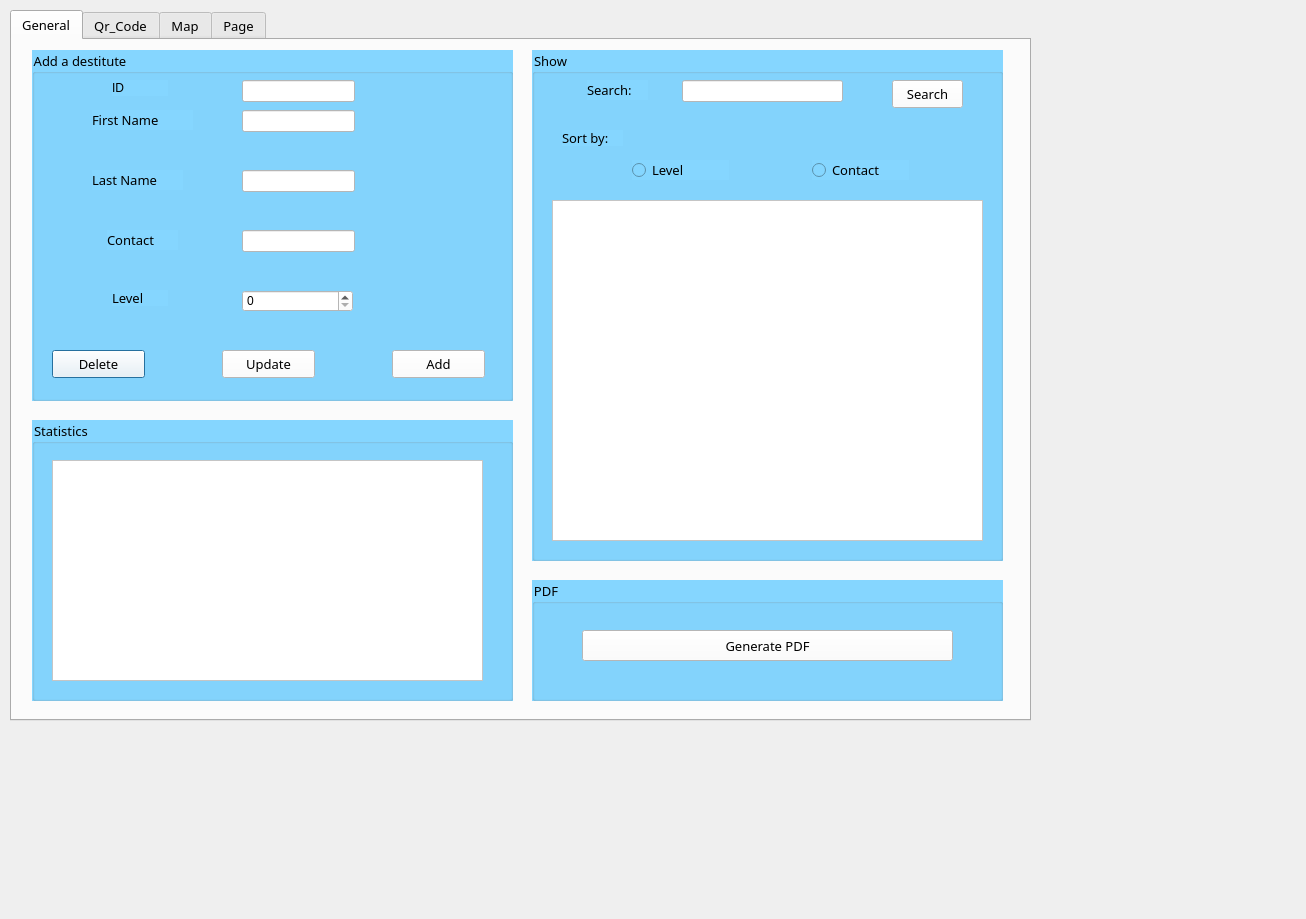
<?xml version="1.0" encoding="UTF-8"?>
<ui version="4.0">
 <class>Destitute</class>
 <widget class="QDialog" name="Destitute">
  <property name="geometry">
   <rect>
    <x>0</x>
    <y>0</y>
    <width>1306</width>
    <height>919</height>
   </rect>
  </property>
  <property name="windowTitle">
   <string>Dialog</string>
  </property>
  <widget class="QWidget" name="layoutWidget">
   <property name="geometry">
    <rect>
     <x>410</x>
     <y>520</y>
     <width>2</width>
     <height>2</height>
    </rect>
   </property>
   <layout class="QVBoxLayout" name="verticalLayout_3"/>
  </widget>
  <widget class="QTabWidget" name="tabWidget">
   <property name="geometry">
    <rect>
     <x>10</x>
     <y>10</y>
     <width>1021</width>
     <height>711</height>
    </rect>
   </property>
   <property name="font">
    <font>
     <family>Poppins</family>
     <pointsize>10</pointsize>
    </font>
   </property>
   <property name="tabPosition">
    <enum>QTabWidget::North</enum>
   </property>
   <property name="currentIndex">
    <number>0</number>
   </property>
   <widget class="QWidget" name="tab">
    <attribute name="title">
     <string>General</string>
    </attribute>
    <widget class="QGroupBox" name="groupBox_4">
     <property name="geometry">
      <rect>
       <x>20</x>
       <y>10</y>
       <width>481</width>
       <height>351</height>
      </rect>
     </property>
     <property name="palette">
      <palette>
       <active>
        <colorrole role="Button">
         <brush brushstyle="SolidPattern">
          <color alpha="255">
           <red>133</red>
           <green>214</green>
           <blue>255</blue>
          </color>
         </brush>
        </colorrole>
        <colorrole role="Base">
         <brush brushstyle="SolidPattern">
          <color alpha="255">
           <red>133</red>
           <green>214</green>
           <blue>255</blue>
          </color>
         </brush>
        </colorrole>
        <colorrole role="Window">
         <brush brushstyle="SolidPattern">
          <color alpha="255">
           <red>133</red>
           <green>214</green>
           <blue>255</blue>
          </color>
         </brush>
        </colorrole>
       </active>
       <inactive>
        <colorrole role="Button">
         <brush brushstyle="SolidPattern">
          <color alpha="255">
           <red>133</red>
           <green>214</green>
           <blue>255</blue>
          </color>
         </brush>
        </colorrole>
        <colorrole role="Base">
         <brush brushstyle="SolidPattern">
          <color alpha="255">
           <red>133</red>
           <green>214</green>
           <blue>255</blue>
          </color>
         </brush>
        </colorrole>
        <colorrole role="Window">
         <brush brushstyle="SolidPattern">
          <color alpha="255">
           <red>133</red>
           <green>214</green>
           <blue>255</blue>
          </color>
         </brush>
        </colorrole>
       </inactive>
       <disabled>
        <colorrole role="Button">
         <brush brushstyle="SolidPattern">
          <color alpha="255">
           <red>133</red>
           <green>214</green>
           <blue>255</blue>
          </color>
         </brush>
        </colorrole>
        <colorrole role="Base">
         <brush brushstyle="SolidPattern">
          <color alpha="255">
           <red>133</red>
           <green>214</green>
           <blue>255</blue>
          </color>
         </brush>
        </colorrole>
        <colorrole role="Window">
         <brush brushstyle="SolidPattern">
          <color alpha="255">
           <red>133</red>
           <green>214</green>
           <blue>255</blue>
          </color>
         </brush>
        </colorrole>
       </disabled>
      </palette>
     </property>
     <property name="font">
      <font>
       <family>Poppins</family>
       <pointsize>10</pointsize>
      </font>
     </property>
     <property name="styleSheet">
      <string notr="true">background-color: rgb(133, 214, 255);</string>
     </property>
     <property name="title">
      <string>Add a destitute</string>
     </property>
     <widget class="QLabel" name="label_7">
      <property name="geometry">
       <rect>
        <x>60</x>
        <y>60</y>
        <width>101</width>
        <height>20</height>
       </rect>
      </property>
      <property name="font">
       <font>
        <family>Poppins</family>
        <pointsize>10</pointsize>
       </font>
      </property>
      <property name="text">
       <string>First Name</string>
      </property>
     </widget>
     <widget class="QLabel" name="label_8">
      <property name="geometry">
       <rect>
        <x>60</x>
        <y>120</y>
        <width>91</width>
        <height>20</height>
       </rect>
      </property>
      <property name="font">
       <font>
        <family>Poppins</family>
        <pointsize>10</pointsize>
       </font>
      </property>
      <property name="text">
       <string>Last Name</string>
      </property>
     </widget>
     <widget class="QLabel" name="label_9">
      <property name="geometry">
       <rect>
        <x>75</x>
        <y>180</y>
        <width>71</width>
        <height>20</height>
       </rect>
      </property>
      <property name="font">
       <font>
        <family>Poppins</family>
        <pointsize>10</pointsize>
       </font>
      </property>
      <property name="text">
       <string>Contact</string>
      </property>
     </widget>
     <widget class="QLabel" name="label_10">
      <property name="geometry">
       <rect>
        <x>80</x>
        <y>240</y>
        <width>56</width>
        <height>16</height>
       </rect>
      </property>
      <property name="font">
       <font>
        <family>Poppins</family>
        <pointsize>10</pointsize>
       </font>
      </property>
      <property name="text">
       <string>Level</string>
      </property>
     </widget>
     <widget class="QLineEdit" name="the_firstname">
      <property name="geometry">
       <rect>
        <x>210</x>
        <y>60</y>
        <width>113</width>
        <height>22</height>
       </rect>
      </property>
      <property name="styleSheet">
       <string notr="true">background-color: rgb(255, 255, 255);</string>
      </property>
     </widget>
     <widget class="QLineEdit" name="the_lastname">
      <property name="geometry">
       <rect>
        <x>210</x>
        <y>120</y>
        <width>113</width>
        <height>22</height>
       </rect>
      </property>
      <property name="styleSheet">
       <string notr="true">background-color: rgb(255, 255, 255);</string>
      </property>
     </widget>
     <widget class="QLineEdit" name="the_contact">
      <property name="geometry">
       <rect>
        <x>210</x>
        <y>180</y>
        <width>113</width>
        <height>22</height>
       </rect>
      </property>
      <property name="styleSheet">
       <string notr="true">background-color: rgb(255, 255, 255);</string>
      </property>
     </widget>
     <widget class="QSpinBox" name="the_level">
      <property name="geometry">
       <rect>
        <x>210</x>
        <y>240</y>
        <width>111</width>
        <height>22</height>
       </rect>
      </property>
      <property name="styleSheet">
       <string notr="true">background-color: rgb(255, 255, 255);</string>
      </property>
      <property name="maximum">
       <number>5</number>
      </property>
     </widget>
     <widget class="QPushButton" name="pb_delete">
      <property name="geometry">
       <rect>
        <x>20</x>
        <y>300</y>
        <width>93</width>
        <height>28</height>
       </rect>
      </property>
      <property name="font">
       <font>
        <family>Poppins</family>
        <pointsize>10</pointsize>
       </font>
      </property>
      <property name="styleSheet">
       <string notr="true">background-color: rgb(255, 255, 255);</string>
      </property>
      <property name="text">
       <string>Delete</string>
      </property>
     </widget>
     <widget class="QPushButton" name="pb_update">
      <property name="geometry">
       <rect>
        <x>190</x>
        <y>300</y>
        <width>93</width>
        <height>28</height>
       </rect>
      </property>
      <property name="font">
       <font>
        <family>Poppins</family>
        <pointsize>10</pointsize>
       </font>
      </property>
      <property name="styleSheet">
       <string notr="true">background-color: rgb(255, 255, 255);
alternate-background-color: rgb(255, 255, 255);</string>
      </property>
      <property name="text">
       <string>Update</string>
      </property>
     </widget>
     <widget class="QPushButton" name="pb_add">
      <property name="geometry">
       <rect>
        <x>360</x>
        <y>300</y>
        <width>93</width>
        <height>28</height>
       </rect>
      </property>
      <property name="font">
       <font>
        <family>Poppins</family>
        <pointsize>10</pointsize>
       </font>
      </property>
      <property name="styleSheet">
       <string notr="true">background-color: rgb(255, 255, 255);</string>
      </property>
      <property name="text">
       <string>Add</string>
      </property>
     </widget>
     <widget class="QGroupBox" name="groupBox_11">
      <property name="geometry">
       <rect>
        <x>540</x>
        <y>520</y>
        <width>471</width>
        <height>121</height>
       </rect>
      </property>
      <property name="styleSheet">
       <string notr="true">
background-color: rgb(133, 214, 255);</string>
      </property>
      <property name="title">
       <string>PDF</string>
      </property>
      <widget class="QPushButton" name="pushButton_pdf_4">
       <property name="geometry">
        <rect>
         <x>50</x>
         <y>50</y>
         <width>371</width>
         <height>31</height>
        </rect>
       </property>
       <property name="styleSheet">
        <string notr="true">background-color: rgb(255, 255, 255);
background-color: rgb(255, 255, 255);</string>
       </property>
       <property name="text">
        <string>Generate PDF</string>
       </property>
       <property name="checkable">
        <bool>false</bool>
       </property>
      </widget>
     </widget>
     <widget class="QGroupBox" name="groupBox_10">
      <property name="geometry">
       <rect>
        <x>540</x>
        <y>-10</y>
        <width>471</width>
        <height>511</height>
       </rect>
      </property>
      <property name="styleSheet">
       <string notr="true">
border-color: rgb(0, 0, 0);
background-color: rgb(133, 214, 255);</string>
      </property>
      <property name="title">
       <string>Show</string>
      </property>
      <widget class="QLabel" name="label_19">
       <property name="geometry">
        <rect>
         <x>60</x>
         <y>30</y>
         <width>56</width>
         <height>16</height>
        </rect>
       </property>
       <property name="text">
        <string>Search:</string>
       </property>
      </widget>
      <widget class="QLineEdit" name="lineEdit_4">
       <property name="geometry">
        <rect>
         <x>150</x>
         <y>30</y>
         <width>161</width>
         <height>22</height>
        </rect>
       </property>
       <property name="styleSheet">
        <string notr="true">background-color: rgb(255, 255, 255);</string>
       </property>
      </widget>
      <widget class="QPushButton" name="pushButton_search_4">
       <property name="geometry">
        <rect>
         <x>360</x>
         <y>30</y>
         <width>61</width>
         <height>28</height>
        </rect>
       </property>
       <property name="styleSheet">
        <string notr="true">background-color: rgb(255, 255, 255);</string>
       </property>
       <property name="text">
        <string>Search</string>
       </property>
      </widget>
      <widget class="QLabel" name="label_20">
       <property name="geometry">
        <rect>
         <x>30</x>
         <y>80</y>
         <width>56</width>
         <height>16</height>
        </rect>
       </property>
       <property name="text">
        <string>Sort by:</string>
       </property>
      </widget>
      <widget class="QRadioButton" name="radioButton_level_4">
       <property name="geometry">
        <rect>
         <x>100</x>
         <y>110</y>
         <width>97</width>
         <height>20</height>
        </rect>
       </property>
       <property name="text">
        <string>Level</string>
       </property>
      </widget>
      <widget class="QRadioButton" name="radioButton_contact_4">
       <property name="geometry">
        <rect>
         <x>280</x>
         <y>110</y>
         <width>97</width>
         <height>20</height>
        </rect>
       </property>
       <property name="text">
        <string>Contact</string>
       </property>
      </widget>
      <widget class="QListView" name="listView_5">
       <property name="geometry">
        <rect>
         <x>20</x>
         <y>150</y>
         <width>431</width>
         <height>341</height>
        </rect>
       </property>
       <property name="styleSheet">
        <string notr="true">background-color: rgb(255, 255, 255);</string>
       </property>
      </widget>
     </widget>
     <widget class="QLabel" name="label">
      <property name="geometry">
       <rect>
        <x>80</x>
        <y>30</y>
        <width>56</width>
        <height>16</height>
       </rect>
      </property>
      <property name="text">
       <string>ID</string>
      </property>
     </widget>
     <widget class="QLineEdit" name="the_id">
      <property name="geometry">
       <rect>
        <x>210</x>
        <y>30</y>
        <width>113</width>
        <height>22</height>
       </rect>
      </property>
      <property name="styleSheet">
       <string notr="true">background-color: rgb(255, 255, 255);</string>
      </property>
     </widget>
    </widget>
    <widget class="QGroupBox" name="groupBox_6">
     <property name="geometry">
      <rect>
       <x>1200</x>
       <y>190</y>
       <width>471</width>
       <height>511</height>
      </rect>
     </property>
     <property name="styleSheet">
      <string notr="true">
border-color: rgb(0, 0, 0);
background-color: rgb(133, 214, 255);</string>
     </property>
     <property name="title">
      <string>Show</string>
     </property>
     <widget class="QLabel" name="label_15">
      <property name="geometry">
       <rect>
        <x>60</x>
        <y>30</y>
        <width>56</width>
        <height>16</height>
       </rect>
      </property>
      <property name="text">
       <string>Search:</string>
      </property>
     </widget>
     <widget class="QLineEdit" name="lineEdit_2">
      <property name="geometry">
       <rect>
        <x>150</x>
        <y>30</y>
        <width>161</width>
        <height>22</height>
       </rect>
      </property>
      <property name="styleSheet">
       <string notr="true">background-color: rgb(255, 255, 255);</string>
      </property>
     </widget>
     <widget class="QPushButton" name="pushButton_search_2">
      <property name="geometry">
       <rect>
        <x>360</x>
        <y>30</y>
        <width>61</width>
        <height>28</height>
       </rect>
      </property>
      <property name="styleSheet">
       <string notr="true">background-color: rgb(255, 255, 255);</string>
      </property>
      <property name="text">
       <string>Search</string>
      </property>
     </widget>
     <widget class="QLabel" name="label_16">
      <property name="geometry">
       <rect>
        <x>30</x>
        <y>80</y>
        <width>56</width>
        <height>16</height>
       </rect>
      </property>
      <property name="text">
       <string>Sort by:</string>
      </property>
     </widget>
     <widget class="QRadioButton" name="radioButton_level_2">
      <property name="geometry">
       <rect>
        <x>100</x>
        <y>110</y>
        <width>97</width>
        <height>20</height>
       </rect>
      </property>
      <property name="text">
       <string>Level</string>
      </property>
     </widget>
     <widget class="QRadioButton" name="radioButton_contact_2">
      <property name="geometry">
       <rect>
        <x>280</x>
        <y>110</y>
        <width>97</width>
        <height>20</height>
       </rect>
      </property>
      <property name="text">
       <string>Contact</string>
      </property>
     </widget>
     <widget class="QListView" name="listView_3">
      <property name="geometry">
       <rect>
        <x>20</x>
        <y>150</y>
        <width>431</width>
        <height>341</height>
       </rect>
      </property>
      <property name="styleSheet">
       <string notr="true">background-color: rgb(255, 255, 255);</string>
      </property>
     </widget>
    </widget>
    <widget class="QGroupBox" name="groupBox_7">
     <property name="geometry">
      <rect>
       <x>1200</x>
       <y>720</y>
       <width>471</width>
       <height>121</height>
      </rect>
     </property>
     <property name="styleSheet">
      <string notr="true">
background-color: rgb(133, 214, 255);</string>
     </property>
     <property name="title">
      <string>PDF</string>
     </property>
     <widget class="QPushButton" name="pushButton_pdf_2">
      <property name="geometry">
       <rect>
        <x>50</x>
        <y>50</y>
        <width>371</width>
        <height>31</height>
       </rect>
      </property>
      <property name="styleSheet">
       <string notr="true">background-color: rgb(255, 255, 255);
background-color: rgb(255, 255, 255);</string>
      </property>
      <property name="text">
       <string>Generate PDF</string>
      </property>
      <property name="checkable">
       <bool>false</bool>
      </property>
     </widget>
    </widget>
    <widget class="QGroupBox" name="groupBox_12">
     <property name="geometry">
      <rect>
       <x>520</x>
       <y>10</y>
       <width>471</width>
       <height>511</height>
      </rect>
     </property>
     <property name="font">
      <font>
       <family>Poppins</family>
       <pointsize>10</pointsize>
      </font>
     </property>
     <property name="styleSheet">
      <string notr="true">
border-color: rgb(0, 0, 0);
background-color: rgb(133, 214, 255);</string>
     </property>
     <property name="title">
      <string>Show</string>
     </property>
     <widget class="QLabel" name="label_21">
      <property name="geometry">
       <rect>
        <x>55</x>
        <y>30</y>
        <width>61</width>
        <height>20</height>
       </rect>
      </property>
      <property name="font">
       <font>
        <family>Poppins</family>
        <pointsize>10</pointsize>
       </font>
      </property>
      <property name="text">
       <string>Search:</string>
      </property>
     </widget>
     <widget class="QLineEdit" name="lineEdit_5">
      <property name="geometry">
       <rect>
        <x>150</x>
        <y>30</y>
        <width>161</width>
        <height>22</height>
       </rect>
      </property>
      <property name="styleSheet">
       <string notr="true">background-color: rgb(255, 255, 255);</string>
      </property>
     </widget>
     <widget class="QPushButton" name="pushButton_search_5">
      <property name="geometry">
       <rect>
        <x>360</x>
        <y>30</y>
        <width>71</width>
        <height>28</height>
       </rect>
      </property>
      <property name="font">
       <font>
        <family>Poppins</family>
        <pointsize>10</pointsize>
       </font>
      </property>
      <property name="styleSheet">
       <string notr="true">background-color: rgb(255, 255, 255);</string>
      </property>
      <property name="text">
       <string>Search</string>
      </property>
     </widget>
     <widget class="QLabel" name="label_22">
      <property name="geometry">
       <rect>
        <x>30</x>
        <y>80</y>
        <width>61</width>
        <height>16</height>
       </rect>
      </property>
      <property name="font">
       <font>
        <family>Poppins</family>
        <pointsize>10</pointsize>
       </font>
      </property>
      <property name="text">
       <string>Sort by:</string>
      </property>
     </widget>
     <widget class="QRadioButton" name="radioButton_level_5">
      <property name="geometry">
       <rect>
        <x>100</x>
        <y>110</y>
        <width>97</width>
        <height>20</height>
       </rect>
      </property>
      <property name="font">
       <font>
        <family>Poppins</family>
        <pointsize>10</pointsize>
       </font>
      </property>
      <property name="text">
       <string>Level</string>
      </property>
     </widget>
     <widget class="QRadioButton" name="radioButton_contact_5">
      <property name="geometry">
       <rect>
        <x>280</x>
        <y>110</y>
        <width>97</width>
        <height>20</height>
       </rect>
      </property>
      <property name="font">
       <font>
        <family>Poppins</family>
        <pointsize>10</pointsize>
       </font>
      </property>
      <property name="text">
       <string>Contact</string>
      </property>
     </widget>
     <widget class="QTableView" name="tabDestitute">
      <property name="geometry">
       <rect>
        <x>20</x>
        <y>150</y>
        <width>431</width>
        <height>341</height>
       </rect>
      </property>
      <property name="styleSheet">
       <string notr="true">
background-color: rgb(255, 255, 255);</string>
      </property>
     </widget>
    </widget>
    <widget class="QGroupBox" name="groupBox_5">
     <property name="geometry">
      <rect>
       <x>520</x>
       <y>540</y>
       <width>471</width>
       <height>121</height>
      </rect>
     </property>
     <property name="font">
      <font>
       <family>Poppins</family>
       <pointsize>10</pointsize>
      </font>
     </property>
     <property name="styleSheet">
      <string notr="true">
background-color: rgb(133, 214, 255);</string>
     </property>
     <property name="title">
      <string>PDF</string>
     </property>
     <widget class="QPushButton" name="pushButton_pdf_3">
      <property name="geometry">
       <rect>
        <x>50</x>
        <y>50</y>
        <width>371</width>
        <height>31</height>
       </rect>
      </property>
      <property name="font">
       <font>
        <family>Poppins</family>
        <pointsize>10</pointsize>
       </font>
      </property>
      <property name="styleSheet">
       <string notr="true">background-color: rgb(255, 255, 255);
background-color: rgb(255, 255, 255);</string>
      </property>
      <property name="text">
       <string>Generate PDF</string>
      </property>
      <property name="checkable">
       <bool>false</bool>
      </property>
     </widget>
    </widget>
    <widget class="QGroupBox" name="groupBox_stat_2">
     <property name="geometry">
      <rect>
       <x>20</x>
       <y>380</y>
       <width>481</width>
       <height>281</height>
      </rect>
     </property>
     <property name="font">
      <font>
       <family>Poppins</family>
       <pointsize>10</pointsize>
      </font>
     </property>
     <property name="styleSheet">
      <string notr="true">
background-color: rgb(133, 214, 255);</string>
     </property>
     <property name="title">
      <string>Statistics</string>
     </property>
     <widget class="QListView" name="listView_4">
      <property name="geometry">
       <rect>
        <x>20</x>
        <y>40</y>
        <width>431</width>
        <height>221</height>
       </rect>
      </property>
      <property name="styleSheet">
       <string notr="true">background-color: rgb(255, 255, 255);</string>
      </property>
     </widget>
    </widget>
   </widget>
   <widget class="QWidget" name="tab_2">
    <attribute name="title">
     <string>Qr_Code</string>
    </attribute>
    <widget class="QPushButton" name="pushButton_generateQRcode">
     <property name="geometry">
      <rect>
       <x>230</x>
       <y>200</y>
       <width>301</width>
       <height>28</height>
      </rect>
     </property>
     <property name="text">
      <string>generateQRcode</string>
     </property>
    </widget>
   </widget>
   <widget class="QWidget" name="tab_3">
    <attribute name="title">
     <string>Map</string>
    </attribute>
   </widget>
   <widget class="QWidget" name="tab_4">
    <attribute name="title">
     <string>Page</string>
    </attribute>
    <layout class="QFormLayout" name="formLayout_2">
     <item row="0" column="0">
      <widget class="QGroupBox" name="groupBox_8">
       <property name="palette">
        <palette>
         <active>
          <colorrole role="Button">
           <brush brushstyle="SolidPattern">
            <color alpha="255">
             <red>133</red>
             <green>214</green>
             <blue>255</blue>
            </color>
           </brush>
          </colorrole>
          <colorrole role="Base">
           <brush brushstyle="SolidPattern">
            <color alpha="255">
             <red>133</red>
             <green>214</green>
             <blue>255</blue>
            </color>
           </brush>
          </colorrole>
          <colorrole role="Window">
           <brush brushstyle="SolidPattern">
            <color alpha="255">
             <red>133</red>
             <green>214</green>
             <blue>255</blue>
            </color>
           </brush>
          </colorrole>
         </active>
         <inactive>
          <colorrole role="Button">
           <brush brushstyle="SolidPattern">
            <color alpha="255">
             <red>133</red>
             <green>214</green>
             <blue>255</blue>
            </color>
           </brush>
          </colorrole>
          <colorrole role="Base">
           <brush brushstyle="SolidPattern">
            <color alpha="255">
             <red>133</red>
             <green>214</green>
             <blue>255</blue>
            </color>
           </brush>
          </colorrole>
          <colorrole role="Window">
           <brush brushstyle="SolidPattern">
            <color alpha="255">
             <red>133</red>
             <green>214</green>
             <blue>255</blue>
            </color>
           </brush>
          </colorrole>
         </inactive>
         <disabled>
          <colorrole role="Button">
           <brush brushstyle="SolidPattern">
            <color alpha="255">
             <red>133</red>
             <green>214</green>
             <blue>255</blue>
            </color>
           </brush>
          </colorrole>
          <colorrole role="Base">
           <brush brushstyle="SolidPattern">
            <color alpha="255">
             <red>133</red>
             <green>214</green>
             <blue>255</blue>
            </color>
           </brush>
          </colorrole>
          <colorrole role="Window">
           <brush brushstyle="SolidPattern">
            <color alpha="255">
             <red>133</red>
             <green>214</green>
             <blue>255</blue>
            </color>
           </brush>
          </colorrole>
         </disabled>
        </palette>
       </property>
       <property name="styleSheet">
        <string notr="true">background-color: rgb(133, 214, 255);</string>
       </property>
       <property name="title">
        <string>Add a destitute</string>
       </property>
       <layout class="QFormLayout" name="formLayout_3">
        <item row="0" column="0">
         <layout class="QFormLayout" name="formLayout_4">
          <item row="0" column="0">
           <layout class="QFormLayout" name="formLayout">
            <item row="0" column="0">
             <widget class="QLabel" name="label_11">
              <property name="text">
               <string>First Name</string>
              </property>
             </widget>
            </item>
            <item row="0" column="1">
             <widget class="QLineEdit" name="lineEdit_FirstName_3">
              <property name="styleSheet">
               <string notr="true">background-color: rgb(255, 255, 255);</string>
              </property>
             </widget>
            </item>
           </layout>
          </item>
          <item row="1" column="0">
           <layout class="QHBoxLayout" name="horizontalLayout_2">
            <item>
             <widget class="QLabel" name="label_12">
              <property name="text">
               <string>Last Name</string>
              </property>
             </widget>
            </item>
            <item>
             <widget class="QLineEdit" name="lineEdit_Last_Name_3">
              <property name="styleSheet">
               <string notr="true">background-color: rgb(255, 255, 255);</string>
              </property>
             </widget>
            </item>
           </layout>
          </item>
          <item row="2" column="0">
           <layout class="QHBoxLayout" name="horizontalLayout_3">
            <item>
             <widget class="QLabel" name="label_13">
              <property name="text">
               <string>Contact</string>
              </property>
             </widget>
            </item>
            <item>
             <widget class="QLineEdit" name="lineEdit_contact_3">
              <property name="styleSheet">
               <string notr="true">background-color: rgb(255, 255, 255);</string>
              </property>
             </widget>
            </item>
           </layout>
          </item>
          <item row="3" column="0">
           <layout class="QHBoxLayout" name="horizontalLayout_4">
            <item>
             <widget class="QLabel" name="label_14">
              <property name="text">
               <string>Level</string>
              </property>
             </widget>
            </item>
            <item>
             <widget class="QSpinBox" name="spinBox_level_3">
              <property name="styleSheet">
               <string notr="true">background-color: rgb(255, 255, 255);</string>
              </property>
              <property name="maximum">
               <number>5</number>
              </property>
             </widget>
            </item>
           </layout>
          </item>
          <item row="4" column="0">
           <layout class="QHBoxLayout" name="horizontalLayout_5">
            <item>
             <widget class="QPushButton" name="pushButton_delete_3">
              <property name="styleSheet">
               <string notr="true">background-color: rgb(255, 255, 255);</string>
              </property>
              <property name="text">
               <string>Delete</string>
              </property>
             </widget>
            </item>
            <item>
             <widget class="QPushButton" name="pushButton_update_3">
              <property name="styleSheet">
               <string notr="true">background-color: rgb(255, 255, 255);
alternate-background-color: rgb(255, 255, 255);</string>
              </property>
              <property name="text">
               <string>Update</string>
              </property>
             </widget>
            </item>
            <item>
             <widget class="QPushButton" name="pushButton_add_3">
              <property name="styleSheet">
               <string notr="true">background-color: rgb(255, 255, 255);</string>
              </property>
              <property name="text">
               <string>Add</string>
              </property>
             </widget>
            </item>
           </layout>
          </item>
         </layout>
        </item>
       </layout>
      </widget>
     </item>
    </layout>
   </widget>
  </widget>
  <widget class="QWidget" name="layoutWidget_2">
   <property name="geometry">
    <rect>
     <x>410</x>
     <y>520</y>
     <width>2</width>
     <height>2</height>
    </rect>
   </property>
   <layout class="QVBoxLayout" name="verticalLayout_4"/>
  </widget>
 </widget>
 <resources/>
 <connections/>
</ui>
